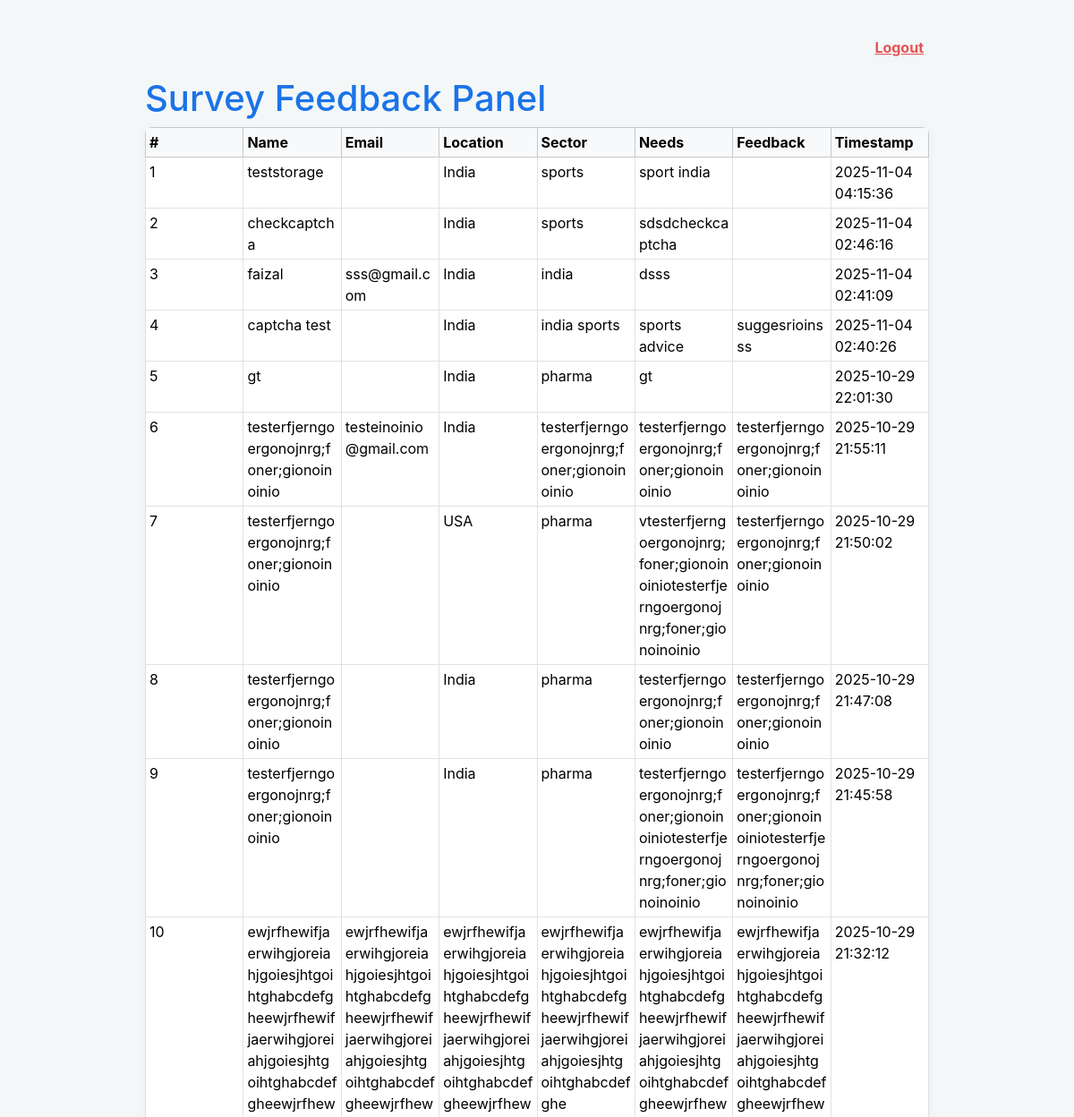
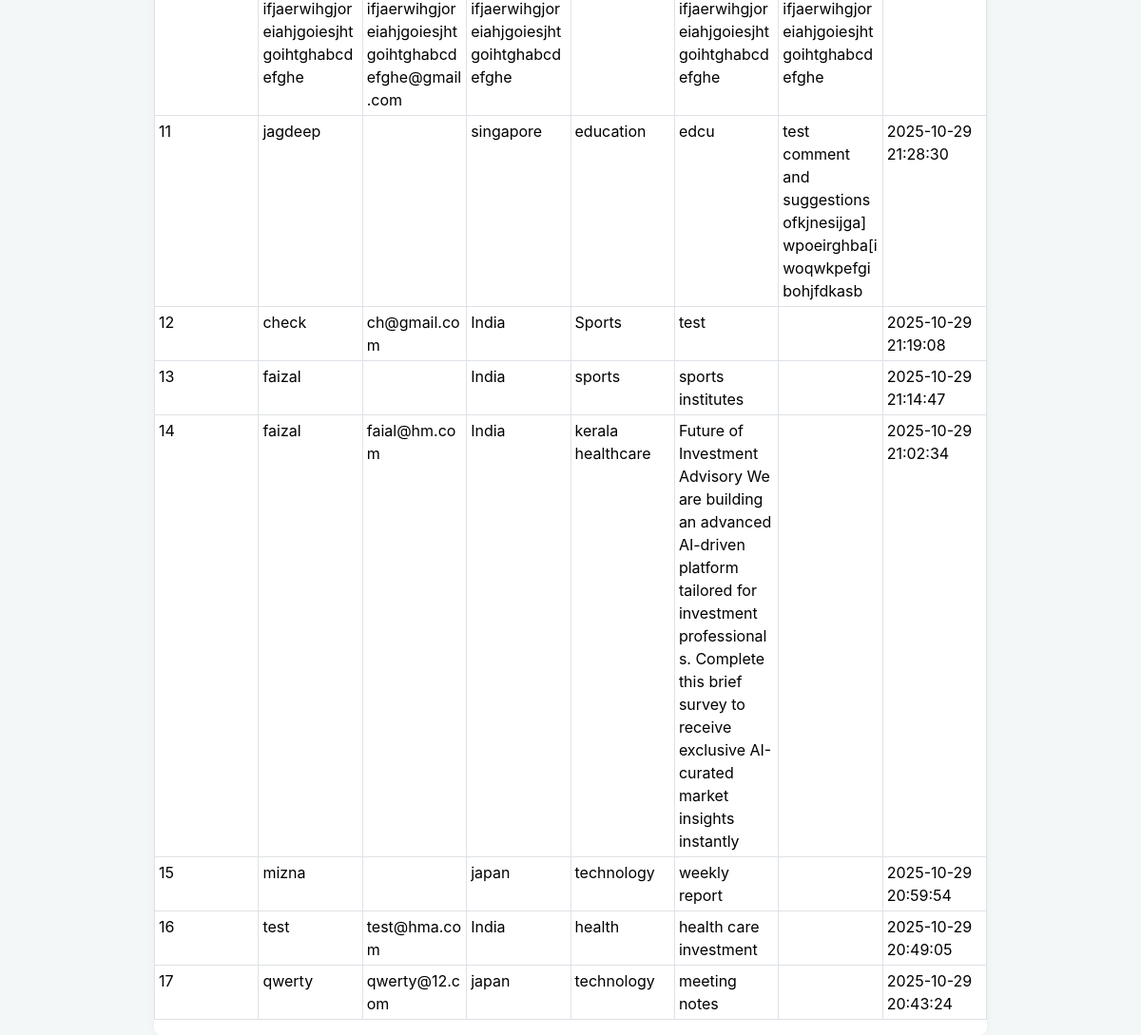
The page /admin-feedback (signed in) on the database its author committed (2 pictures, top to bottom).
### tables this page shows
CREATE TABLE feedback (
            id INTEGER PRIMARY KEY AUTOINCREMENT,
            name TEXT NOT NULL,
            email TEXT,
            location TEXT,
            sector TEXT,
            needs TEXT,
            feedback TEXT,
            ts DATETIME DEFAULT CURRENT_TIMESTAMP
        );

### app.py (the view)
@app.route("/admin-feedback")
def admin_panel():
    if not session.get("logged_in"):
        return redirect(url_for("admin_login"))
    with sqlite3.connect(DB_FILE) as conn:
        rows = conn.execute(
            "SELECT name, email, location, sector, needs, feedback, ts FROM feedback ORDER BY ts DESC"
        ).fetchall()
    return render_template("results.html", rows=rows, enumerate=enumerate)

### templates/results.html (shortened to what this page needs)
<!DOCTYPE html>
<html>
<head>
    <link href="https://cdn.jsdelivr.net/npm/bootstrap@5.3.2/dist/css/bootstrap.min.css" rel="stylesheet" />
</head>
<body>
    <div class="container mx-auto">
        <div class="logout-link">
            <form action="{{ url_for('admin_logout') }}" method="get">
                <button type="submit" class="btn-logout">Logout</button>
            </form>
        </div>
        <h1>Survey Feedback Panel</h1>
        <div class="table-responsive">
            <table class="table table-bordered table-sm">
                <thead class="table-light">
                    <tr>
                        <th>#</th>
                        <th>Name</th>
                        <th>Email</th>
                        <th>Location</th>
                        <th>Sector</th>
                        <th>Needs</th>
                        <th>Feedback</th>
                        <th>Timestamp</th>
                    </tr>
                </thead>
                <tbody>
                {% for idx, r in enumerate(rows, start=1) %}
                    <tr>
                        <td>{{ idx }}</td>
                        <td>{{ r[0] }}</td>
                        <td>{{ r[1] }}</td>
                        <td>{{ r[2] }}</td>
                        <td>{{ r[3] }}</td>
                        <td>{{ r[4] }}</td>
                        <td>{{ r[5] }}</td>
                        <td>{{ r[6] }}</td>
                    </tr>
                {% endfor %}
                </tbody>
            </table>
        </div>
    </div>
</body>
</html>

### templates/results.html (style rules this page uses)
body { background: #f4f7f8; padding-top: 40px; font-family: 'Inter', sans-serif; }
.container { max-width: 900px; }
h1 { color: #1a73e8; }
.table-responsive { overflow-x: auto; -webkit-overflow-scrolling: touch; background: white; border-radius: 8px; box-shadow: 0 0 8px rgba(0,0,0,0.04); }
table { table-layout: fixed; width: 100%; }
th, td { word-wrap: break-word; white-space: normal; max-width: 200px; }
.logout-link { margin-bottom: 20px; text-align: right; }
.btn-logout { border: none; background-color: transparent; color: #e55353; font-weight: 700; cursor: pointer; font-size: 1rem; text-decoration: underline; }

### rows shown on the page
feedback: idx "1", name "teststorage", location "India", sector "sports", needs "sport india", ts "2025-11-04 04:15:36"
feedback: idx "2", name "checkcaptcha", location "India", sector "sports", needs "sdsdcheckcaptcha", ts "2025-11-04 02:46:16"
feedback: idx "3", name "faizal", email "sss@gmail.com", location "India", sector "india", needs "dsss", ts "2025-11-04 02:41:09"
feedback: idx "4", name "captcha test", location "India", sector "india sports", needs "sports advice", feedback "suggesrioinsss", ts "2025-11-04 02:40:26"
feedback: idx "5", name "gt", location "India", sector "pharma", needs "gt", ts "2025-10-29 22:01:30"
feedback: idx "6", name "testerfjerngoergonojnrg;foner;gionoinoinio", email "testeinoinio@gmail.com", location "India", sector "testerfjerngoergonojnrg;foner;gionoinoinio", needs "testerfjerngoergonojnrg;foner;gionoinoinio", feedback "testerfjerngoergonojnrg;foner;gionoinoinio", ts "2025-10-29 21:55:11"
feedback: idx "7", name "testerfjerngoergonojnrg;foner;gionoinoinio", location "USA", sector "pharma", needs "vtesterfjerngoergonojnrg;foner;gionoinoiniotesterfjerngoergonojnrg;foner;gionoinoinio", feedback "testerfjerngoergonojnrg;foner;gionoinoinio", ts "2025-10-29 21:50:02"
feedback: idx "8", name "testerfjerngoergonojnrg;foner;gionoinoinio", location "India", sector "pharma", needs "testerfjerngoergonojnrg;foner;gionoinoinio", feedback "testerfjerngoergonojnrg;foner;gionoinoinio", ts "2025-10-29 21:47:08"
feedback: id "9", name "testerfjerngoergonojnrg;foner;gionoinoinio", location "India", sector "pharma", needs "testerfjerngoergonojnrg;foner;gionoinoiniotesterfjerngoergonojnrg;foner;gionoinoinio", feedback "testerfjerngoergonojnrg;foner;gionoinoiniotesterfjerngoergonojnrg;foner;gionoinoinio", ts "2025-10-29 21:45:58"
feedback: idx "10", name "ewjrfhewifjaerwihgjoreiahjgoiesjhtgoihtghabcdefgheewjrfhewifjaerwihgjoreiahjgoiesjhtgoihtghabcdefgheewjrfhewifjaerwihgjoreiahjgoiesjhtgoihtghabcdefghe", email "ewjrfhewifjaerwihgjoreiahjgoiesjhtgoihtghabcdefgheewjrfhewifjaerwihgjoreiahjgoiesjhtgoihtghabcdefgheewjrfhewifjaerwihgjoreiahjgoiesjhtgoihtghabcdefghe@gmail.com", location "ewjrfhewifjaerwihgjoreiahjgoiesjhtgoihtghabcdefgheewjrfhewifjaerwihgjoreiahjgoiesjhtgoihtghabcdefgheewjrfhewifjaerwihgjoreiahjgoiesjhtgoihtghabcdefghe", sector "ewjrfhewifjaerwihgjoreiahjgoiesjhtgoihtghabcdefgheewjrfhewifjaerwihgjoreiahjgoiesjhtgoihtghabcdefghe", needs "ewjrfhewifjaerwihgjoreiahjgoiesjhtgoihtghabcdefgheewjrfhewifjaerwihgjoreiahjgoiesjhtgoihtghabcdefgheewjrfhewifjaerwihgjoreiahjgoiesjhtgoihtghabcdefghe", feedback "ewjrfhewifjaerwihgjoreiahjgoiesjhtgoihtghabcdefgheewjrfhewifjaerwihgjoreiahjgoiesjhtgoihtghabcdefgheewjrfhewifjaerwihgjoreiahjgoiesjhtgoihtghabcdefghe", ts "2025-10-29 21:32:12"
feedback: idx "11", name "jagdeep", location "singapore", sector "education", needs "edcu", feedback "test comment and suggestionsofkjnesijga]wpoeirghba[iwoqwkpefgibohjfdkasb", ts "2025-10-29 21:28:30"
feedback: idx "12", name "check", email "ch@gmail.com", location "India", sector "Sports", needs "test", ts "2025-10-29 21:19:08"
feedback: idx "13", name "faizal", location "India", sector "sports", needs "sports institutes", ts "2025-10-29 21:14:47"
feedback: idx "14", name "faizal", email "faial@hm.com", location "India", sector "kerala healthcare", needs "Future of Investment Advisory We are building an advanced AI-driven platform tailored for investment professionals. Complete this brief survey to receive exclusive AI-curated market insights instantly", ts "2025-10-29 21:02:34"
feedback: idx "15", name "mizna", location "japan", sector "technology", needs "weekly report", ts "2025-10-29 20:59:54"
feedback: idx "16", name "test", email "test@hma.com", location "India", sector "health", needs "health care investment", ts "2025-10-29 20:49:05"
feedback: idx "17", name "qwerty", email "qwerty@12.com", location "japan", sector "technology", needs "meeting notes", ts "2025-10-29 20:43:24"
